Frame 1 (no input): blank canvas, image omitted
Frame 60 (no input): blank canvas, image omitted
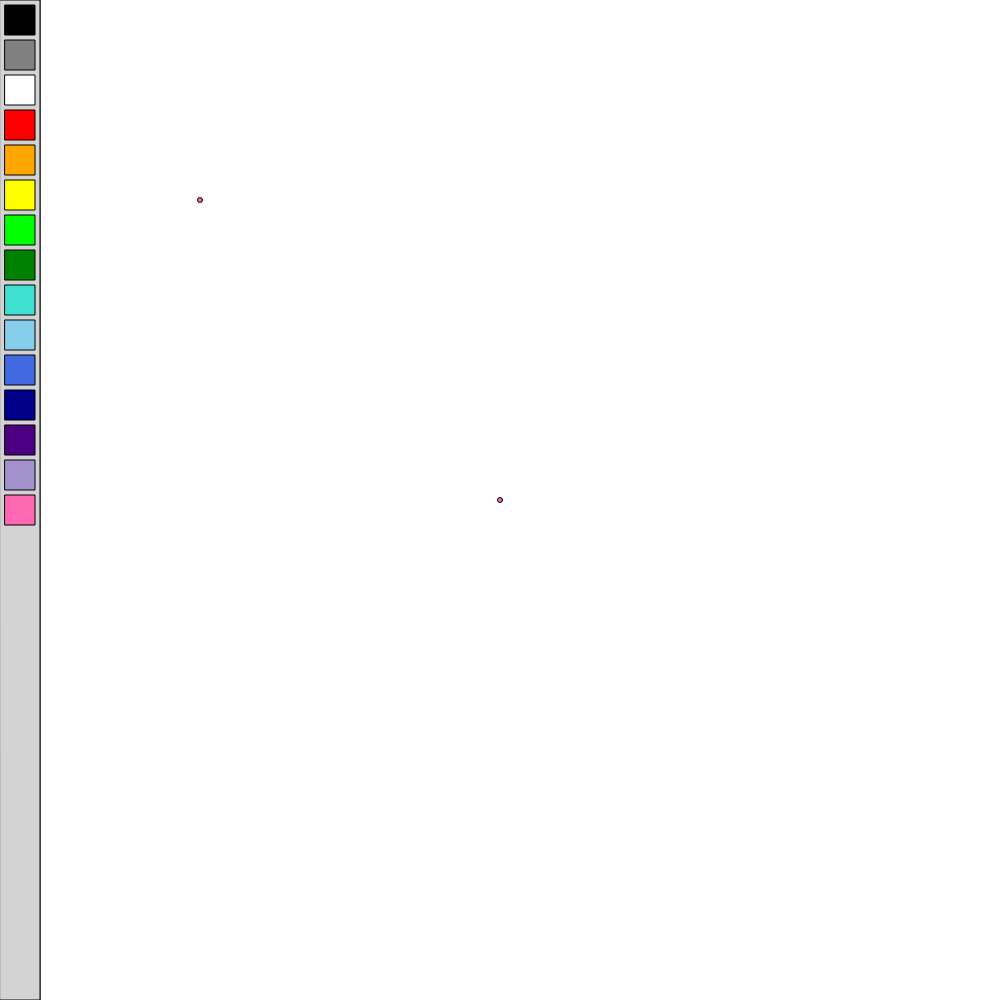
Frame 120 (the mouse pressed at the canvas centre since frame 60)

The p5.js sketch whose frames 1 and 60 were blank and that drew this single picture after the mouse press (run headless with seeded random() and noise() and a simulated clock; from frame 60 on, the mouse is pressed at the canvas centre):

// p5.js sketch
// ── sketch.js
let pencolor;
let pensize = 5;
let gameState = "start";



//pallete squares size
pltsize = 30;


function setup() {
  createCanvas(1000, 1000);
}


function draw() {

  if (gameState === "start") {
    showStartScreen();
  }

  else {
    background(255);
    noCursor();
    createPallete();
    coloringPen();
    chooseColor();
    circle(200, 200, 5);
  }

}

function mousePressed() {
  if (gameState === 'start') {
    gameState = 'moving square'
  }
}

function showStartScreen() {
  textAlign(CENTER, CENTER);


}


//Placeholder for colors in the pallete



function pltBlock(x, y, size, color) {
  fill(color);
  square(x, y, size);
}

function createPallete() {

  //pallete area
  line (40, 0 , 40, 1000);
  fill('lightgray');
  rect(0, 0, 40, 1000);

  //black
  pltBlock(5, 5, pltsize, 'black');

  //gray
  pltBlock(5, 40, pltsize, 'gray');

  //white
  pltBlock(5, 75, pltsize, 'white');

  //red
  pltBlock(5, 110, pltsize, 'red');

  //orange
  pltBlock(5, 145, pltsize, 'orange');

  //yellow
  pltBlock(5, 180, pltsize, 'yellow');

  //lime
  pltBlock(5, 215, pltsize, 'lime');

  //green
  pltBlock(5, 250, pltsize, 'green');

  //turquoise
  pltBlock(5, 285, pltsize, 'turquoise');

  //sky blue
  pltBlock(5, 320, pltsize, 'skyblue');

  //blue
  pltBlock(5, 355, pltsize, 'royalblue');

  //darkblue
  pltBlock(5, 390, pltsize, 'darkblue');

  //violet
  pltBlock(5, 425, pltsize, 'indigo');

  //lavendar
  pltBlock(5, 460, pltsize, '#a392cb');

  //pink
  pltBlock(5, 495, pltsize, 'hotpink');
}



function coloringPen() {
  circle(mouseX, mouseY,  pensize);
}

function drawPen() {
  if (mouseIsPressed()) {
    fill(pencolor);
    stroke(0);
    circle(mouseX, mouseY, pensize);
  }

}

function chooseSize() {

}



//when color from pallete is clicked on, color of pen changes
function chooseColor() {

  if (mouseIsPressed && (mouseX > 5)&&(mouseX <= 30)) {

    //blacked pressed
    if (mouseY > 5 && mouseY < 35) {
      pencolor = 'black';
    }

    //gray pressed
    if (mouseY > 40 && mouseY < 70) {
      pencolor = 'gray';
    }

    //white pressed
    if (mouseY > 75 && mouseY < 105) {
      pencolor = 'white';
    }

    //red pressed
    if (mouseY > 110 && mouseY < 140) {
      pencolor = 'red';
    }

    //orange pressed
    if (mouseY > 145 && mouseY < 175) {
      pencolor = 'orange';
    }

    //yellow pressed
    if (mouseY > 180 && mouseY < 210) {
      pencolor = 'yellow';
    }

    // lime pressed
    if (mouseY > 215 && mouseY < 245) {
      pencolor = 'lime';
    }

    //green pressed
    if (mouseY > 250 && mouseY < 280) {
      pencolor = 'green';
    }

    //turquoise pressed
    if (mouseY > 285 && mouseY < 315) {
      pencolor = 'turquoise';
  }

    //skyblue pressed
    if (mouseY > 320 && mouseY < 350) {
      pencolor = 'skyblue';
    }

    //blue pressed
    if (mouseY > 355 && mouseY < 385) {
      pencolor = 'royalblue';
    }

    //darkblue pressed
    if (mouseY > 390 && mouseY < 420) {
      pencolor = 'darkblue';
    }

    //purple pressed
    if (mouseY > 425 && mouseY < 455) {
    pencolor = 'indigo';
  }

    //lavendar pressed
    if (mouseY > 460 && mouseY < 490) {
      pencolor = '#a392cb';
    }

  //pink pressed
    if (mouseY > 495 && mouseY < 525) {
      pencolor = 'hotpink';
    }
  }
}
